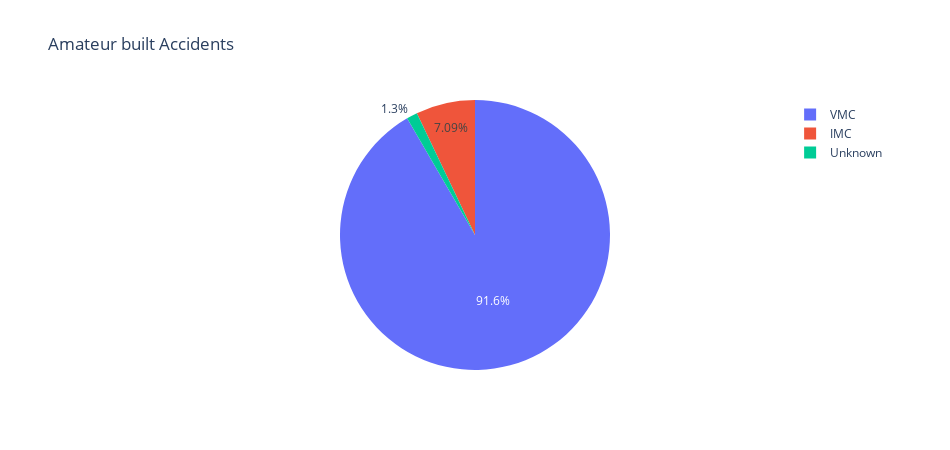

Notebook source saved alongside this figure:
### Markdown cell above
### Weather conditions

### Code cell
### Amature Built accidents 
ameteur_built = df['weather_condition'].value_counts().reset_index(name="Number of accident")

# Plot bar graph 
fig = px.pie(ameteur_built, 
             names = 'weather_condition', 
             values = "Number of accident",
            title = 'Distribution of Accidents due to Weather Condition')

# Update layout 
fig.update_layout(
    width = 950,
    height = 450, 
    bargap = 0.3
)
fig.show()

### Figure 1 — Plotly figure (JSON) as saved in the notebook; plotly's stock layout.template omitted (floating-point values rounded to 4 significant figures)
{"data": [{"domain": {"x": [0, 1], "y": [0, 1]}, "hovertemplate": "weather_condition=%{label}<br>Number of accident=%{value}<extra></extra>", "labels": ["VMC", "IMC", "Unknown"], "legendgroup": "", "name": "", "showlegend": true, "type": "pie", "values": [80905, 6259, 1148]}], "layout": {"bargap": 0.3, "height": 450, "legend": {"tracegroupgap": 0}, "title": {"text": "Amateur built Accidents"}, "width": 950}}
